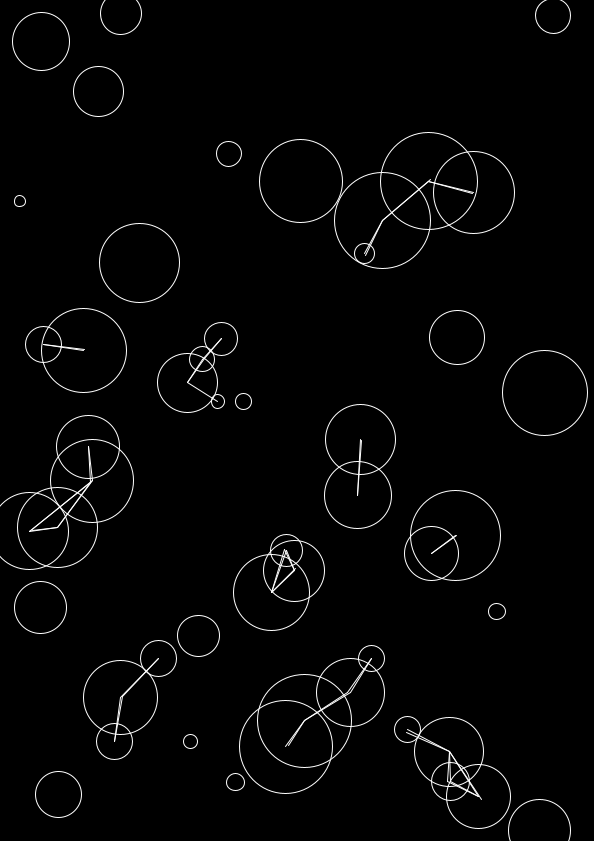
Frame 1 (no input)
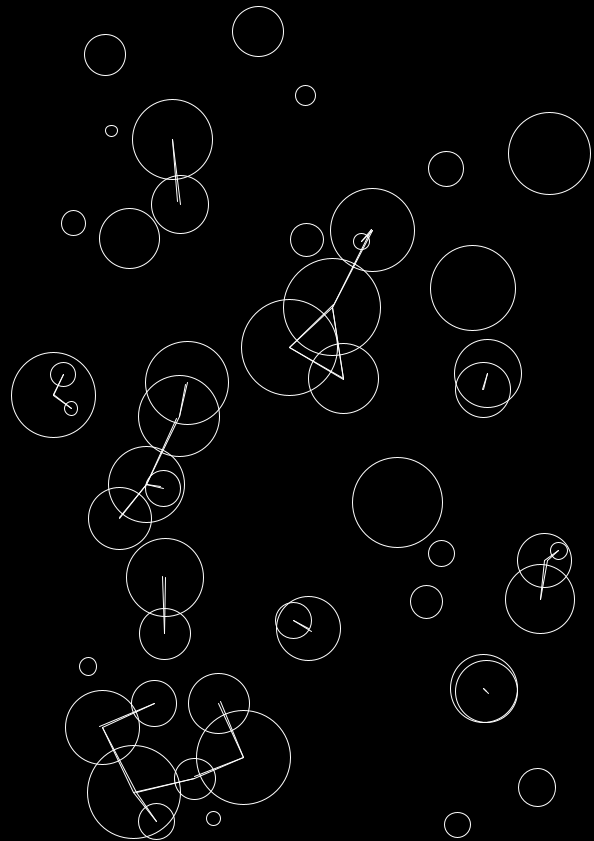
Frame 60 (the mouse pressed at the canvas centre just before this capture)
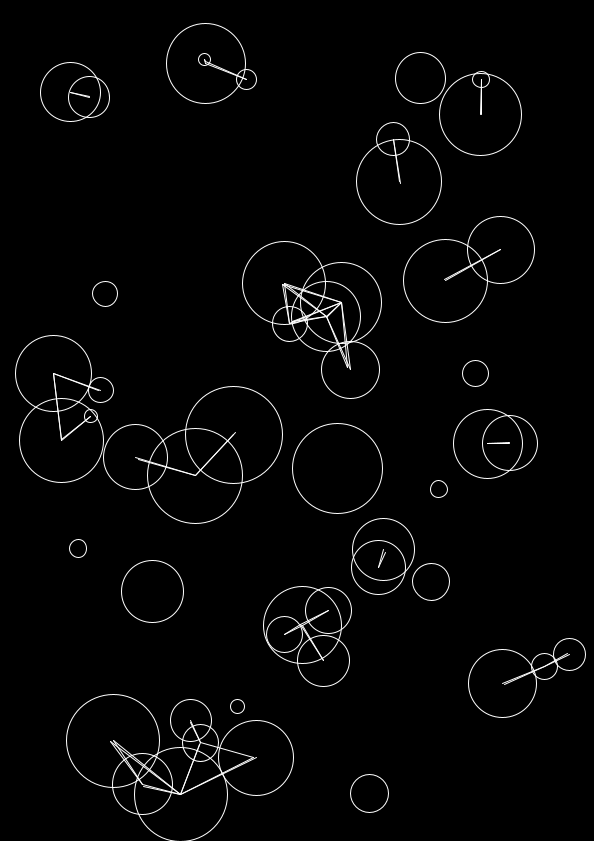
Frame 120 (the mouse held since frame 60 and released just before this capture)

The Processing sketch that drew these frames (run headless with seeded random() and noise(); from frame 60 on, the mouse is pressed at the canvas centre):

// Processing sketch: example_171010e
// ── example_171010e.pde
ArrayList<Element> elementList;

int numberOfElements = 50;

void setup() {
  size(594, 841);

  elementList = new ArrayList<Element>();

  for (int i=0; i<numberOfElements; i++) {
    Element e = new Element(
      random(width), 
      random(height), 
      random(10, 100), 
      random(-3, 3), 
      random(-3, 3)
      );

    elementList.add(e);
  }
}

void draw() {
  background(0);

  for (Element e : elementList) {
    e.update();
    e.display();
  }
}

class Element {
  float x, y, s, xSpeed, ySpeed;

  Element(float startX, float startY, float startSize, float startXSpeed, float startYSpeed) {
    this.x = startX;
    this.y = startY;
    this.s = startSize;
    this.xSpeed = startXSpeed;
    this.ySpeed = startYSpeed;
  }

  void move() {
    this.x += this.xSpeed;
    this.y += this.ySpeed;
  }

  void bounds() {
    if (this.x <= this.s / 2) {
      this.xSpeed = abs(this.xSpeed);
    }

    if (this.x >= width - this.s / 2) {
      this.xSpeed = -abs(this.xSpeed);
    }

    if (this.y <= this.s / 2) {
      this.ySpeed = abs(this.ySpeed);
    }

    if (this.y >= height - this.s / 2) {
      this.ySpeed = -abs(this.ySpeed);
    }
  }

  void update() {
    this.move();
    this.bounds();
  }

  void display() {
    stroke(255);
    noFill();

    // Loop over every Element in elementList and store each in a variable called 'that'.
    for (Element that : elementList) {
      // If this (Element) does not equal that (Element),
      // And the distance between the two Elements is less than their two sizes combined and halved,
      // It means the two are touching or overlapping eachother.
      // Again, sketch this out on paper to make sure you understand.
      
      float distance = dist(this.x, this.y, that.x, that.y);
      float maxDistance = this.s / 2 + that.s / 2;
      
      if (this != that && distance < maxDistance) {
        // If they overlap, draw a line between them.
        line(this.x, this.y, that.x, that.y);
      }
    }

    ellipse(x, y, s, s);
  }
}
